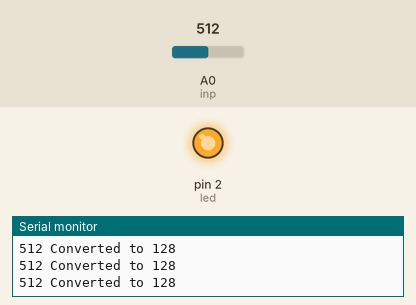
A sketch run on a simulated Arduino Uno, built with avr-gcc and run on an emulated ATmega328P. Parts: output pins drawn as LEDs (lit = HIGH), the last lines printed to the serial monitor. The inputs (shaded band) are chosen by the test bench; at power-on: A0 (inp) = 512.

Above: at 1.2 s.
1.3 s: A0 (inp) set to 501
At 1.8 s:
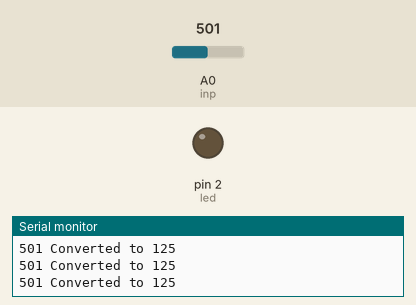
2.8 s: A0 (inp) set to 716
At 3.3 s:
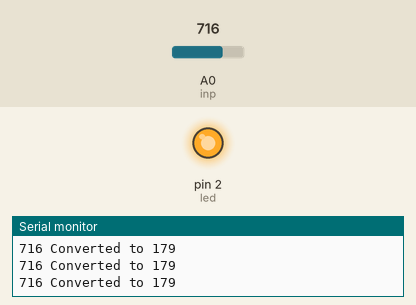
5.8 s: A0 (inp) set to 511
At 6.7 s:
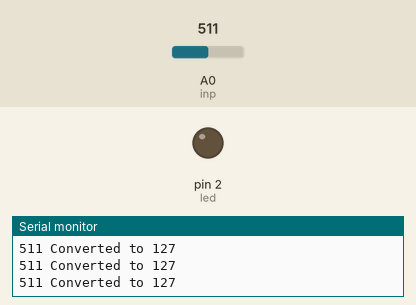
Timing chart, 0 to 8.8 s (numbered marks = the images above; inputs shaded):
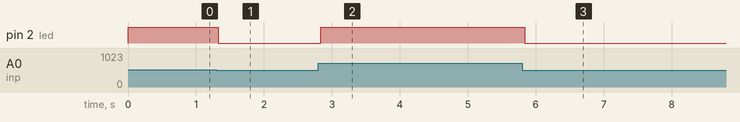

The sketch:

led_w_pot1.ino
```cpp
// C++ code
//
int inp = A0;
int led = 2;


void setup()
{
  pinMode(led, OUTPUT);
  pinMode(inp, INPUT);
  Serial.begin(9600);
}

void loop()
{
  int reading = analogRead(inp);
  Serial.print(reading);
  Serial.print(" Converted to ");
  int output = reading >> 2;
  Serial.println(output);
  analogWrite(led, output);

}
```

Measured:
- the behaviour switches between 512 and 511 on A0 (inp) (found by bisection; images 0 and 1)
- after the input at 1.3 s, pin 2 (led): HIGH → LOW at once
- after the input at 2.8 s, pin 2 (led): LOW → HIGH at once
- after the input at 5.8 s, pin 2 (led): HIGH → LOW at once
